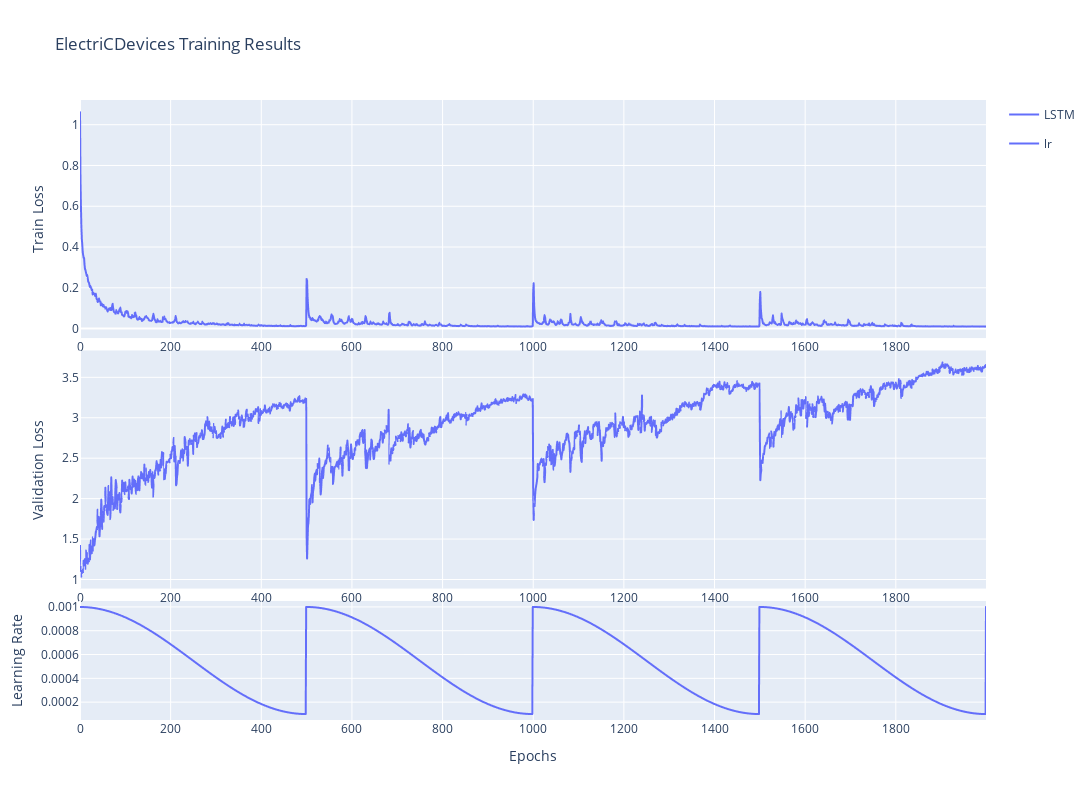

Write notebook code for a chart like this one.
### Code cell
log_files = [
    "../pytorch/experiments/LSTM_PosEnc_BN:1 HS:300 NL:3 05_05_2024_19:17:21/ElectricDevices.csv"
]

legend = ["LSTM"]
plot_loss(log_files, legend, "ElectriCDevices")

### Figure 1 — Plotly figure (JSON) as saved in the notebook; plotly's stock layout.template omitted (floating-point values rounded to 4 significant figures; data arrays with more than 128 entries replaced by an {"elided": "..."} marker saying what was removed)
{"data": [{"hovertemplate": "variable=LSTM<br>index=%{x}<br>value=%{y}<extra></extra>", "legendgroup": "LSTM", "line": {"color": "#636efa", "dash": "solid"}, "marker": {"symbol": "circle"}, "mode": "lines", "name": "LSTM", "showlegend": true, "type": "scattergl", "x": {"elided": "2000 int values"}, "xaxis": "x", "y": {"elided": "2000 float values"}, "yaxis": "y"}, {"hovertemplate": "variable=LSTM<br>index=%{x}<br>value=%{y}<extra></extra>", "legendgroup": "LSTM", "line": {"color": "#636efa", "dash": "solid"}, "marker": {"symbol": "circle"}, "mode": "lines", "name": "LSTM", "showlegend": false, "type": "scattergl", "x": {"elided": "2000 int values"}, "xaxis": "x2", "y": {"elided": "2000 float values"}, "yaxis": "y2"}, {"hovertemplate": "variable=lr<br>index=%{x}<br>value=%{y}<extra></extra>", "legendgroup": "lr", "line": {"color": "#636efa", "dash": "solid"}, "marker": {"symbol": "circle"}, "mode": "lines", "name": "lr", "showlegend": true, "type": "scattergl", "x": {"elided": "2000 int values"}, "xaxis": "x3", "y": {"elided": "2000 float values"}, "yaxis": "y3"}], "layout": {"height": 800, "title": {"text": "ElectriCDevices Training Results"}, "width": 1500, "xaxis": {"anchor": "y", "domain": [0, 1]}, "xaxis2": {"anchor": "y2", "domain": [0, 1]}, "xaxis3": {"anchor": "y3", "domain": [0, 1], "title": {"text": "Epochs"}}, "yaxis": {"anchor": "x", "domain": [0.616, 1], "title": {"text": "Train Loss"}}, "yaxis2": {"anchor": "x2", "domain": [0.212, 0.596], "title": {"text": "Validation Loss"}}, "yaxis3": {"anchor": "x3", "domain": [0, 0.192], "title": {"text": "Learning Rate"}}}}
